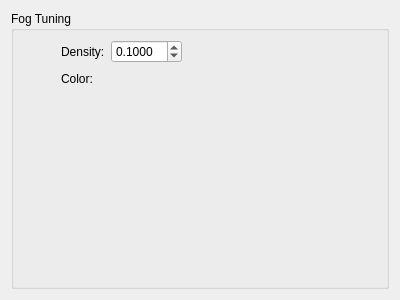
<?xml version="1.0" encoding="UTF-8"?>
<ui version="4.0">
 <class>FogTuner</class>
 <widget class="QWidget" name="FogTuner">
  <property name="geometry">
   <rect>
    <x>0</x>
    <y>0</y>
    <width>400</width>
    <height>300</height>
   </rect>
  </property>
  <property name="windowTitle">
   <string>Form</string>
  </property>
  <layout class="QVBoxLayout" name="verticalLayout">
   <item>
    <widget class="QGroupBox" name="groupBox">
     <property name="title">
      <string>Fog Tuning</string>
     </property>
     <layout class="QVBoxLayout" name="verticalLayout_3">
      <item>
       <layout class="QHBoxLayout" name="horizontalLayout_3">
        <item>
         <widget class="QLabel" name="label_3">
          <property name="sizePolicy">
           <sizepolicy hsizetype="Fixed" vsizetype="Fixed">
            <horstretch>0</horstretch>
            <verstretch>0</verstretch>
           </sizepolicy>
          </property>
          <property name="minimumSize">
           <size>
            <width>32</width>
            <height>32</height>
           </size>
          </property>
          <property name="maximumSize">
           <size>
            <width>32</width>
            <height>32</height>
           </size>
          </property>
          <property name="text">
           <string/>
          </property>
          <property name="pixmap">
           <pixmap resource="resources/resources.qrc">:/images/fog.png</pixmap>
          </property>
          <property name="scaledContents">
           <bool>true</bool>
          </property>
         </widget>
        </item>
        <item>
         <layout class="QVBoxLayout" name="verticalLayout_2">
          <item>
           <layout class="QHBoxLayout" name="horizontalLayout">
            <item>
             <widget class="QLabel" name="label">
              <property name="text">
               <string>Density:</string>
              </property>
             </widget>
            </item>
            <item>
             <widget class="QDoubleSpinBox" name="tuner_density">
              <property name="decimals">
               <number>4</number>
              </property>
              <property name="stepType">
               <enum>QAbstractSpinBox::AdaptiveDecimalStepType</enum>
              </property>
              <property name="value">
               <double>0.100000000000000</double>
              </property>
             </widget>
            </item>
            <item>
             <spacer name="horizontalSpacer">
              <property name="orientation">
               <enum>Qt::Horizontal</enum>
              </property>
              <property name="sizeHint" stdset="0">
               <size>
                <width>40</width>
                <height>20</height>
               </size>
              </property>
             </spacer>
            </item>
           </layout>
          </item>
          <item>
           <layout class="QHBoxLayout" name="horizontalLayout_2">
            <item>
             <widget class="QLabel" name="label_2">
              <property name="text">
               <string>Color:</string>
              </property>
             </widget>
            </item>
            <item>
             <widget class="ColorTuner" name="tuner_color" native="true">
              <property name="sizePolicy">
               <sizepolicy hsizetype="Fixed" vsizetype="Fixed">
                <horstretch>0</horstretch>
                <verstretch>0</verstretch>
               </sizepolicy>
              </property>
              <property name="minimumSize">
               <size>
                <width>50</width>
                <height>0</height>
               </size>
              </property>
              <property name="maximumSize">
               <size>
                <width>50</width>
                <height>25</height>
               </size>
              </property>
             </widget>
            </item>
            <item>
             <spacer name="horizontalSpacer_2">
              <property name="orientation">
               <enum>Qt::Horizontal</enum>
              </property>
              <property name="sizeHint" stdset="0">
               <size>
                <width>40</width>
                <height>20</height>
               </size>
              </property>
             </spacer>
            </item>
           </layout>
          </item>
         </layout>
        </item>
       </layout>
      </item>
      <item>
       <spacer name="verticalSpacer">
        <property name="orientation">
         <enum>Qt::Vertical</enum>
        </property>
        <property name="sizeHint" stdset="0">
         <size>
          <width>20</width>
          <height>183</height>
         </size>
        </property>
       </spacer>
      </item>
     </layout>
    </widget>
   </item>
  </layout>
 </widget>
 <customwidgets>
  <customwidget>
   <class>ColorTuner</class>
   <extends>QWidget</extends>
   <header>colortuner.h</header>
   <container>1</container>
  </customwidget>
 </customwidgets>
 <resources>
  <include location="resources/resources.qrc"/>
 </resources>
 <connections/>
</ui>
